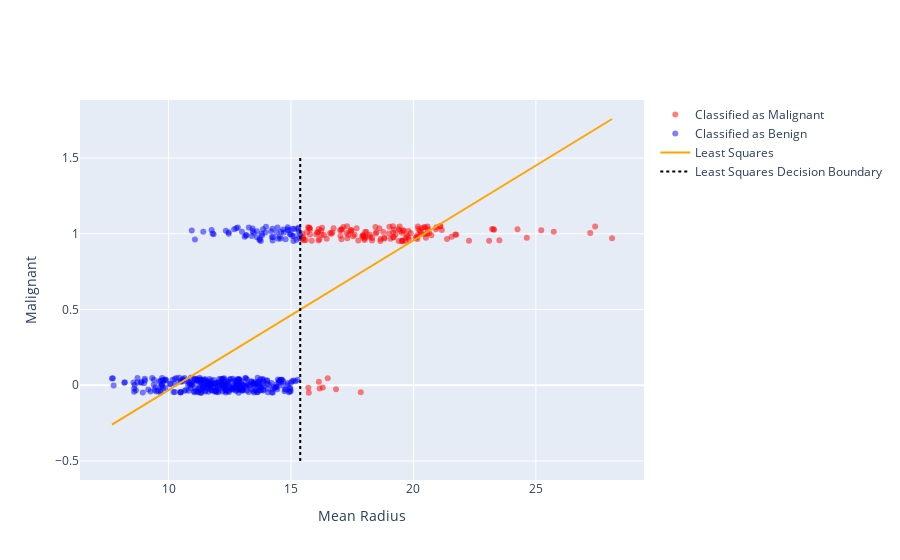

The notebook cell this image was saved under:
### Markdown cell above
In the following plot we color the data points according to our decision rule and depict the decision boundary as a dotted vertical line.

### Code cell
mal_points = go.Scatter(name="Classified as Malignant", 
                        x=X[is_mal_hat].flatten(), y = jitter(Y[is_mal_hat]), 
                        mode="markers", marker=dict(opacity=0.5, color="red"))
ben_points = go.Scatter(name="Classified as Benign", 
                        x=X[~is_mal_hat].flatten(), y = jitter(Y[~is_mal_hat]),
                        mode="markers", marker=dict(opacity=0.5, color="blue"))

dec_boundary = (0.5 - lin_reg.intercept_)/lin_reg.coef_[0]
dec_line = go.Scatter(name="Least Squares Decision Boundary", 
                      x = [dec_boundary,dec_boundary], y=[-0.5,1.5], mode="lines",
                     line=dict(color="black", dash="dot"))
go.Figure([mal_points, ben_points, model_line,dec_line], layout=layout)

### Figure 1 — Plotly figure (JSON) as saved in the notebook; plotly's stock layout.template omitted (floating-point values rounded to 4 significant figures; data arrays with more than 128 entries replaced by an {"elided": "..."} marker saying what was removed)
{"data": [{"marker": {"color": "red", "opacity": 0.5}, "mode": "markers", "name": "Classified as Malignant", "type": "scatter", "x": {"elided": "142 float values"}, "y": {"elided": "142 float values"}}, {"marker": {"color": "blue", "opacity": 0.5}, "mode": "markers", "name": "Classified as Benign", "type": "scatter", "x": {"elided": "370 float values"}, "y": {"elided": "370 float values"}}, {"line": {"color": "orange"}, "mode": "lines", "name": "Least Squares", "type": "scatter", "x": [7.691, 8.108, 8.524, 8.941, 9.358, 9.775, 10.19, 10.61, 11.02, 11.44, 11.86, 12.27, 12.69, 13.11, 13.52, 13.94, 14.36, 14.78, 15.19, 15.61, 16.03, 16.44, 16.86, 17.28, 17.69, 18.11, 18.53, 18.94, 19.36, 19.78, 20.19, 20.61, 21.03, 21.44, 21.86, 22.28, 22.69, 23.11, 23.53, 23.94, 24.36, 24.78, 25.19, 25.61, 26.03, 26.44, 26.86, 27.28, 27.69, 28.11], "y": [-0.2593, -0.2181, -0.1769, -0.1358, -0.09463, -0.05347, -0.01231, 0.02884, 0.07, 0.1112, 0.1523, 0.1935, 0.2346, 0.2758, 0.3169, 0.3581, 0.3992, 0.4404, 0.4816, 0.5227, 0.5639, 0.605, 0.6462, 0.6873, 0.7285, 0.7697, 0.8108, 0.852, 0.8931, 0.9343, 0.9754, 1.017, 1.058, 1.099, 1.14, 1.181, 1.222, 1.264, 1.305, 1.346, 1.387, 1.428, 1.469, 1.51, 1.552, 1.593, 1.634, 1.675, 1.716, 1.757]}, {"line": {"color": "black", "dash": "dot"}, "mode": "lines", "name": "Least Squares Decision Boundary", "type": "scatter", "x": [15.38, 15.38], "y": [-0.5, 1.5]}], "layout": {"xaxis": {"title": {"text": "Mean Radius"}}, "yaxis": {"title": {"text": "Malignant"}}}}
